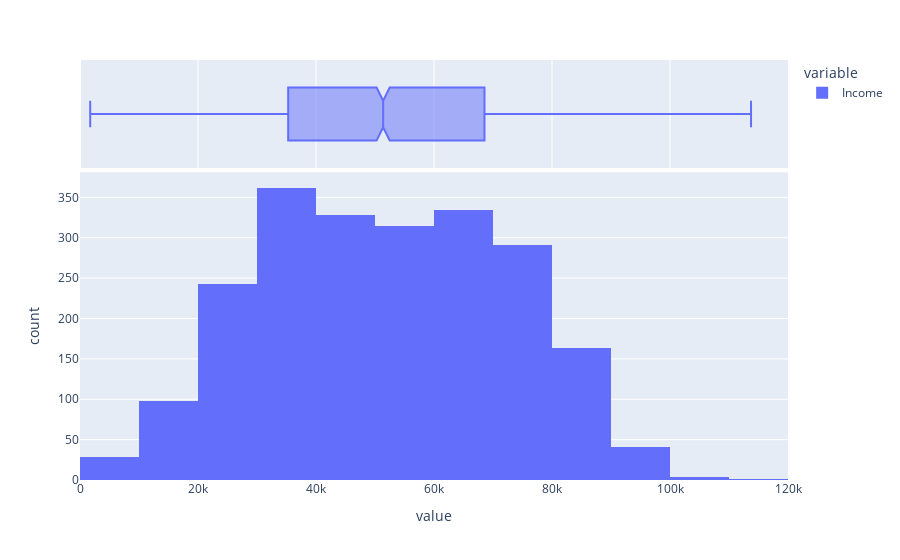

This figure's notebook cell:
### Markdown cell above
### Income Distribution

### Code cell
fig = px.histogram(customers_data.Income, marginal="box", nbins=100)
fig.update_layout(xaxis_range=[0, 120_000]) # there are a few outliers above 120K income
fig.show()

### Figure 1 — Plotly figure (JSON) as saved in the notebook; plotly's stock layout.template omitted (floating-point values rounded to 4 significant figures; data arrays with more than 128 entries replaced by an {"elided": "..."} marker saying what was removed)
{"data": [{"alignmentgroup": "True", "bingroup": "x", "hovertemplate": "variable=Income<br>value=%{x}<br>count=%{y}<extra></extra>", "legendgroup": "Income", "marker": {"color": "#636efa", "pattern": {"shape": ""}}, "name": "Income", "nbinsx": 100, "offsetgroup": "Income", "orientation": "v", "showlegend": true, "type": "histogram", "x": {"elided": "2240 float values"}, "xaxis": "x", "yaxis": "y"}, {"alignmentgroup": "True", "hovertemplate": "variable=Income<br>value=%{x}<extra></extra>", "legendgroup": "Income", "marker": {"color": "#636efa"}, "name": "Income", "notched": true, "offsetgroup": "Income", "showlegend": false, "type": "box", "x": {"elided": "2240 float values"}, "xaxis": "x2", "yaxis": "y2"}], "layout": {"barmode": "relative", "legend": {"title": {"text": "variable"}, "tracegroupgap": 0}, "margin": {"t": 60}, "xaxis": {"anchor": "y", "domain": [0.0, 1.0], "range": [0, 120000], "title": {"text": "value"}}, "xaxis2": {"anchor": "y2", "domain": [0.0, 1.0], "matches": "x", "showgrid": true, "showticklabels": false}, "yaxis": {"anchor": "x", "domain": [0.0, 0.7326], "title": {"text": "count"}}, "yaxis2": {"anchor": "x2", "domain": [0.7426, 1.0], "matches": "y2", "showgrid": false, "showline": false, "showticklabels": false, "ticks": ""}}}
